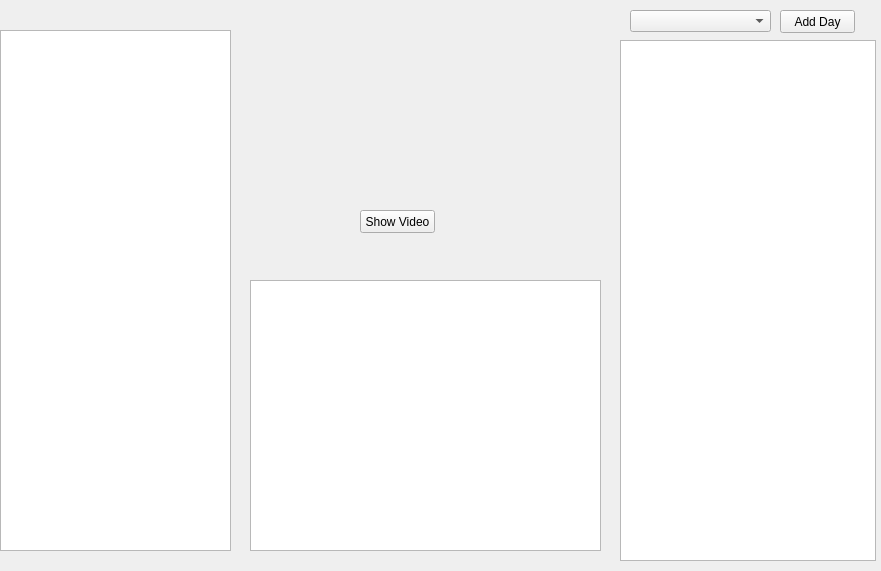
<?xml version="1.0" encoding="UTF-8"?>
<ui version="4.0">
 <class>Form</class>
 <widget class="QWidget" name="Form">
  <property name="geometry">
   <rect>
    <x>0</x>
    <y>0</y>
    <width>881</width>
    <height>571</height>
   </rect>
  </property>
  <property name="windowTitle">
   <string>Form</string>
  </property>
  <widget class="Phonon::VideoPlayer" name="tutorial_video">
   <property name="geometry">
    <rect>
     <x>250</x>
     <y>0</y>
     <width>300</width>
     <height>200</height>
    </rect>
   </property>
  </widget>
  <widget class="QPushButton" name="tutorial_button">
   <property name="geometry">
    <rect>
     <x>360</x>
     <y>210</y>
     <width>75</width>
     <height>23</height>
    </rect>
   </property>
   <property name="text">
    <string>Show Video</string>
   </property>
  </widget>
  <widget class="QComboBox" name="workout_day_combo">
   <property name="geometry">
    <rect>
     <x>630</x>
     <y>10</y>
     <width>141</width>
     <height>22</height>
    </rect>
   </property>
  </widget>
  <widget class="QPushButton" name="add_day_button">
   <property name="geometry">
    <rect>
     <x>780</x>
     <y>10</y>
     <width>75</width>
     <height>23</height>
    </rect>
   </property>
   <property name="text">
    <string>Add Day</string>
   </property>
  </widget>
  <widget class="QTableWidget" name="muscle_group_table">
   <property name="geometry">
    <rect>
     <x>0</x>
     <y>30</y>
     <width>231</width>
     <height>521</height>
    </rect>
   </property>
  </widget>
  <widget class="QTableWidget" name="exercise_table">
   <property name="geometry">
    <rect>
     <x>250</x>
     <y>280</y>
     <width>351</width>
     <height>271</height>
    </rect>
   </property>
  </widget>
  <widget class="QTableWidget" name="workout_table">
   <property name="geometry">
    <rect>
     <x>620</x>
     <y>40</y>
     <width>256</width>
     <height>521</height>
    </rect>
   </property>
  </widget>
 </widget>
 <customwidgets>
  <customwidget>
   <class>Phonon::VideoPlayer</class>
   <extends>QWidget</extends>
   <header location="global">phonon/videoplayer.h</header>
  </customwidget>
 </customwidgets>
 <resources/>
 <connections/>
</ui>
